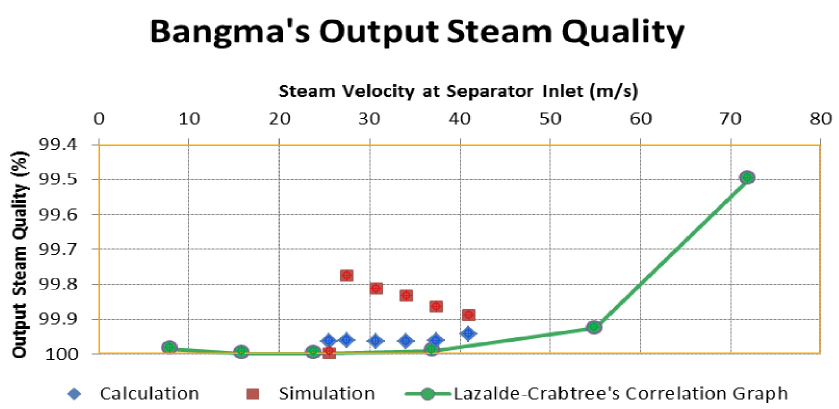
#> input picture PyAnsys/output/graph_digitization/bangma_reference_digitized_overlay.png, 1678 x 818 px (shown at 1/2 size)
$ python digitize_bangma_reference_graph.py --image ../../output/graph_digitization/bangma_reference_digitized_overlay.png
#> lines starting #> are read from the running program, lines starting #| are printed output that depends on the picture
#!/usr/bin/env python3
"""Digitise Bangma-style steam-quality graph markers from a screenshot.

This is intentionally narrow and repeatable: it detects the plot grid, extracts
the blue diamonds, red squares, and green correlation markers, then converts
marker centres from pixels to graph coordinates.
"""

from __future__ import annotations

import argparse
import csv
import os
from dataclasses import dataclass
from pathlib import Path

import numpy as np
from PIL import Image, ImageDraw


REPO_ROOT = Path(__file__).resolve().parents[2]
DEFAULT_IMAGE = Path("/Users/andy/Desktop/Screenshot 2026-06-13 at 12.17.40\u202fPM.jpg")
DEFAULT_OUTPUT_DIR = REPO_ROOT / "output" / "graph_digitization"
DEFAULT_POINTS_CSV = DEFAULT_OUTPUT_DIR / "bangma_reference_digitized_points.csv"
DEFAULT_FILTERED_CSV = DEFAULT_OUTPUT_DIR / "bangma_reference_digitized_points_y99p7_to_100.csv"
DEFAULT_OVERLAY = DEFAULT_OUTPUT_DIR / "bangma_reference_digitized_overlay.png"


@dataclass(frozen=True)
class PlotBox:
    x_left_px: float
    x_right_px: float
    y_top_px: float
    y_bottom_px: float


@dataclass(frozen=True)
class DigitizedPoint:
    series: str
    color: str
    x_mps: float
    steam_quality_pct: float
    pixel_x: float
    pixel_y: float
    component_area_px: int


def build_parser() -> argparse.ArgumentParser:
    parser = argparse.ArgumentParser(description="Digitise a Bangma-style graph screenshot.")
    parser.add_argument("--image", default=str(DEFAULT_IMAGE), help="Input graph screenshot.")
    parser.add_argument("--output-csv", default=str(DEFAULT_POINTS_CSV), help="All extracted points CSV.")
    parser.add_argument(
        "--filtered-output-csv",
        default=str(DEFAULT_FILTERED_CSV),
        help="CSV filtered to --filter-y-min/--filter-y-max. Use empty string to skip.",
    )
    parser.add_argument("--overlay", default=str(DEFAULT_OVERLAY), help="QA overlay image path.")
    parser.add_argument("--x-min", type=float, default=0.0)
    parser.add_argument("--x-max", type=float, default=80.0)
    parser.add_argument(
        "--y-top",
        type=float,
        default=99.4,
        help="Steam-quality value at the top visible horizontal gridline.",
    )
    parser.add_argument(
        "--y-bottom",
        type=float,
        default=100.0,
        help="Steam-quality value at the bottom visible horizontal gridline.",
    )
    parser.add_argument("--filter-y-min", type=float, default=99.7)
    parser.add_argument("--filter-y-max", type=float, default=100.0)
    return parser


def group_indices(indices: np.ndarray, *, max_gap: int = 2) -> list[tuple[int, int]]:
    if len(indices) == 0:
        return []
    groups: list[tuple[int, int]] = []
    start = previous = int(indices[0])
    for value in indices[1:]:
        value = int(value)
        if value - previous > max_gap:
            groups.append((start, previous))
            start = value
        previous = value
    groups.append((start, previous))
    return groups


def detect_plot_box(rgb: np.ndarray) -> PlotBox:
    height, width, _channels = rgb.shape
    x_start = max(0, int(width * 0.08))
    x_stop = min(width, int(width * 0.99))
    y_start = max(0, int(height * 0.28))
    y_stop = min(height, int(height * 0.90))

    roi = rgb[y_start:y_stop, x_start:x_stop].astype(int)
    mean = roi.mean(axis=2)
    spread = roi.max(axis=2) - roi.min(axis=2)
    gray_grid = (spread < 18) & (mean > 70) & (mean < 210)

    col_counts = gray_grid.sum(axis=0)
    row_counts = gray_grid.sum(axis=1)
    vertical_groups = group_indices(np.where(col_counts >= 120)[0])
    horizontal_groups = group_indices(np.where(row_counts >= 700)[0])

    if len(vertical_groups) < 2 or len(horizontal_groups) < 2:
        raise RuntimeError(
            f"Could not detect plot grid: {len(vertical_groups)} vertical, "
            f"{len(horizontal_groups)} horizontal lines"
        )

    x_left = x_start + sum(vertical_groups[0]) / 2.0
    x_right = x_start + sum(vertical_groups[-1]) / 2.0
    y_top = y_start + sum(horizontal_groups[0]) / 2.0
    y_bottom = y_start + sum(horizontal_groups[-1]) / 2.0
    return PlotBox(x_left_px=x_left, x_right_px=x_right, y_top_px=y_top, y_bottom_px=y_bottom)


def connected_components(mask: np.ndarray, min_area: int) -> list[np.ndarray]:
    height, width = mask.shape
    seen = np.zeros_like(mask, dtype=bool)
    components: list[np.ndarray] = []

    for start_y, start_x in zip(*np.where(mask)):
        if seen[start_y, start_x]:
            continue

        stack = [(int(start_y), int(start_x))]
        seen[start_y, start_x] = True
        points: list[tuple[int, int]] = []
        while stack:
            y, x = stack.pop()
            points.append((y, x))
            for dy in (-1, 0, 1):
                for dx in (-1, 0, 1):
                    if dy == 0 and dx == 0:
                        continue
                    ny = y + dy
                    nx = x + dx
                    if (
                        0 <= ny < height
                        and 0 <= nx < width
                        and mask[ny, nx]
                        and not seen[ny, nx]
                    ):
                        seen[ny, nx] = True
                        stack.append((ny, nx))

        if len(points) >= min_area:
            components.append(np.array(points, dtype=float))

    return components


def split_blue_component(component: np.ndarray) -> list[np.ndarray]:
    x_min = int(component[:, 1].min())
    x_max = int(component[:, 1].max())
    width = x_max - x_min + 1
    if width <= 45:
        return [component]

    y_min = int(component[:, 0].min())
    y_max = int(component[:, 0].max())
    submask = np.zeros((y_max - y_min + 1, width), dtype=bool)
    submask[(component[:, 0] - y_min).astype(int), (component[:, 1] - x_min).astype(int)] = True
    projection = submask.sum(axis=0)
    low_columns = np.where((projection > 0) & (projection <= max(5, projection.max() * 0.2)))[0]
    low_groups = [group for group in group_indices(low_columns, max_gap=1) if group[1] - group[0] >= 2]
    if not low_groups:
        return [component]

    split_group = max(low_groups, key=lambda group: group[1] - group[0])
    split_x = x_min + sum(split_group) / 2.0
    left = component[component[:, 1] < split_x]
    right = component[component[:, 1] >= split_x]
    if len(left) < 100 or len(right) < 100:
        return [component]
    return [left, right]


def component_center(component: np.ndarray, crop_x: int, crop_y: int) -> tuple[float, float, int]:
    return (
        float(component[:, 1].mean() + crop_x),
        float(component[:, 0].mean() + crop_y),
        int(len(component)),
    )


def pixel_to_data(
    pixel_x: float,
    pixel_y: float,
    box: PlotBox,
    *,
    x_min: float,
    x_max: float,
    y_top: float,
    y_bottom: float,
) -> tuple[float, float]:
    x_value = x_min + (pixel_x - box.x_left_px) / (box.x_right_px - box.x_left_px) * (x_max - x_min)
    y_value = y_top + (pixel_y - box.y_top_px) / (box.y_bottom_px - box.y_top_px) * (y_bottom - y_top)
    return x_value, y_value


def extract_points(rgb: np.ndarray, box: PlotBox, args: argparse.Namespace) -> list[DigitizedPoint]:
    crop_x = int(round(box.x_left_px))
    crop_y = int(round(box.y_top_px))
    crop = rgb[crop_y : int(round(box.y_bottom_px)) + 1, crop_x : int(round(box.x_right_px)) + 1]
    red = crop[:, :, 0].astype(int)
    green = crop[:, :, 1].astype(int)
    blue = crop[:, :, 2].astype(int)

    masks = {
        "Calculation": (
            "blue",
            (blue > 100) & (blue > red + 35) & (blue > green + 10) & (red < 140) & (green < 170),
            100,
        ),
        "Simulation": (
            "red",
            (red > 120) & (red > green + 35) & (red > blue + 35) & (green < 150) & (blue < 150),
            180,
        ),
        "Lazalde-Crabtree Correlation": (
            "green",
            (green > 110) & (green > red + 25) & (green > blue + 15) & (red < 100) & (blue < 180),
            200,
        ),
    }

    extracted: list[DigitizedPoint] = []
    for series, (color, mask, min_area) in masks.items():
        components = connected_components(mask, min_area=min_area)
        if series == "Calculation":
            split_components: list[np.ndarray] = []
            for component in components:
                split_components.extend(split_blue_component(component))
            components = split_components

        for component in components:
            width = component[:, 1].max() - component[:, 1].min() + 1
            height = component[:, 0].max() - component[:, 0].min() + 1
            if series in ("Simulation", "Lazalde-Crabtree Correlation") and (width > 38 or height > 38):
                continue
            if series == "Calculation" and (width > 42 or height > 45):
                continue

            pixel_x, pixel_y, area = component_center(component, crop_x, crop_y)
            x_value, y_value = pixel_to_data(
                pixel_x,
                pixel_y,
                box,
                x_min=args.x_min,
                x_max=args.x_max,
                y_top=args.y_top,
                y_bottom=args.y_bottom,
            )
            extracted.append(
                DigitizedPoint(
                    series=series,
                    color=color,
                    x_mps=x_value,
                    steam_quality_pct=y_value,
                    pixel_x=pixel_x,
                    pixel_y=pixel_y,
                    component_area_px=area,
                )
            )

    return sorted(extracted, key=lambda point: (point.series, point.x_mps))


def write_points_csv(path: Path, points: list[DigitizedPoint]) -> None:
    path.parent.mkdir(parents=True, exist_ok=True)
    with path.open("w", newline="", encoding="utf-8") as handle:
        writer = csv.DictWriter(
            handle,
            fieldnames=(
                "series",
                "color",
                "x_mps",
                "steam_quality_pct",
                "pixel_x",
                "pixel_y",
                "component_area_px",
            ),
        )
        writer.writeheader()
        for point in points:
            writer.writerow(
                {
                    "series": point.series,
                    "color": point.color,
                    "x_mps": f"{point.x_mps:.4f}",
                    "steam_quality_pct": f"{point.steam_quality_pct:.4f}",
                    "pixel_x": f"{point.pixel_x:.2f}",
                    "pixel_y": f"{point.pixel_y:.2f}",
                    "component_area_px": point.component_area_px,
                }
            )


def write_overlay(image: Image.Image, box: PlotBox, points: list[DigitizedPoint], path: Path) -> None:
    path.parent.mkdir(parents=True, exist_ok=True)
    overlay = image.convert("RGB").copy()
    draw = ImageDraw.Draw(overlay)
    draw.rectangle(
        [(box.x_left_px, box.y_top_px), (box.x_right_px, box.y_bottom_px)],
        outline=(255, 165, 0),
        width=3,
    )
    colors = {
        "blue": (30, 90, 220),
        "red": (220, 30, 30),
        "green": (0, 170, 70),
    }
    for point in points:
        radius = 8
        fill = colors[point.color]
        draw.ellipse(
            [
                (point.pixel_x - radius, point.pixel_y - radius),
                (point.pixel_x + radius, point.pixel_y + radius),
            ],
            outline=fill,
            width=4,
        )
        draw.line(
            [(point.pixel_x - 11, point.pixel_y), (point.pixel_x + 11, point.pixel_y)],
            fill=fill,
            width=2,
        )
        draw.line(
            [(point.pixel_x, point.pixel_y - 11), (point.pixel_x, point.pixel_y + 11)],
            fill=fill,
            width=2,
        )
    overlay.save(path)


def main() -> int:
    args = build_parser().parse_args()
    image_path = Path(args.image).expanduser().resolve()
    image = Image.open(image_path).convert("RGB")
#> image is the input picture: PIL image 1678x818 RGB; mean R, G, B 242.6, 242.6, 240.9
    rgb = np.array(image)
    box = detect_plot_box(rgb)
#> in detect_plot_box, `mean = roi.mean(axis=2)`:
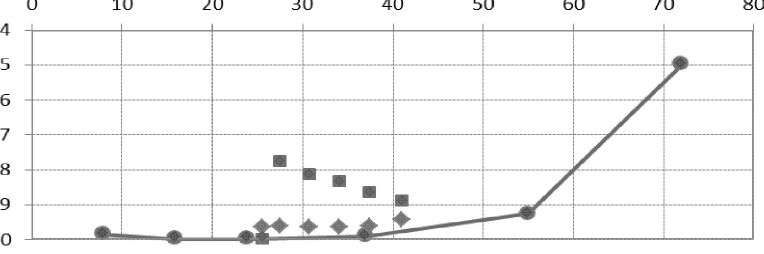
#> mean: shape (507, 1527) float64 (shown at 1/2 size); min 0, max 255, mean 246
#> in detect_plot_box, `spread = roi.max(axis=2) - roi.min(axis=2)`:
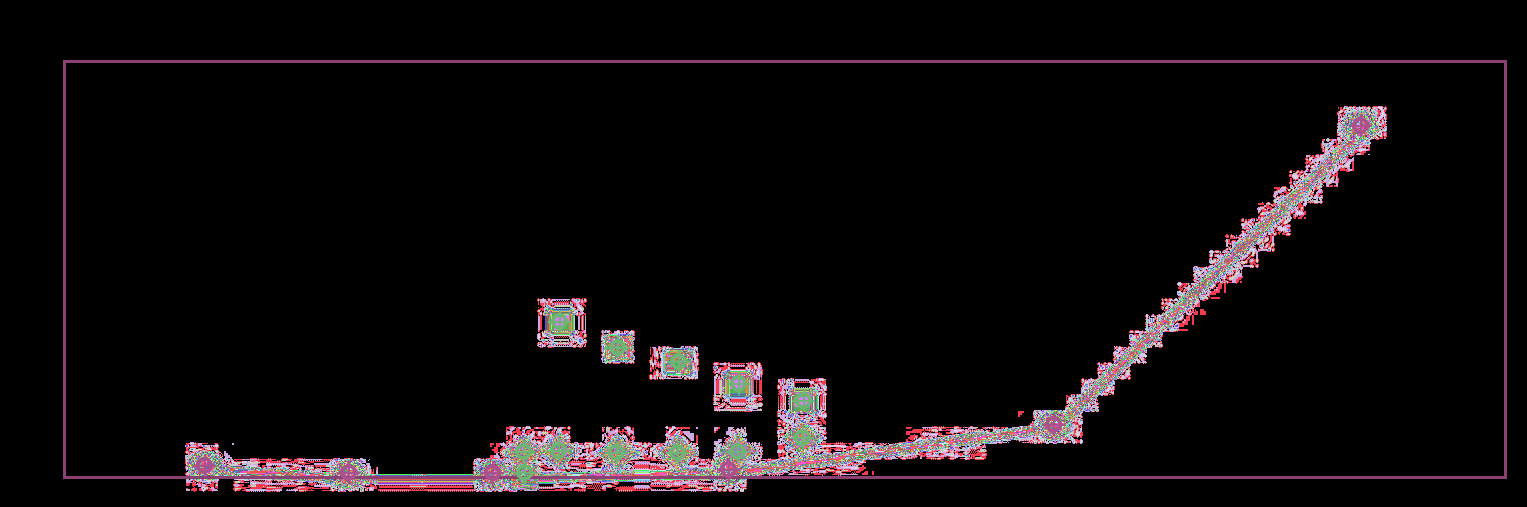
#> spread: shape (507, 1527) int64; 128 distinct labels, from 0 to 255; one colour per label, 0 black
#> in detect_plot_box, `gray_grid = (spread < 18) & (mean > 70) & (mean < 210)`:
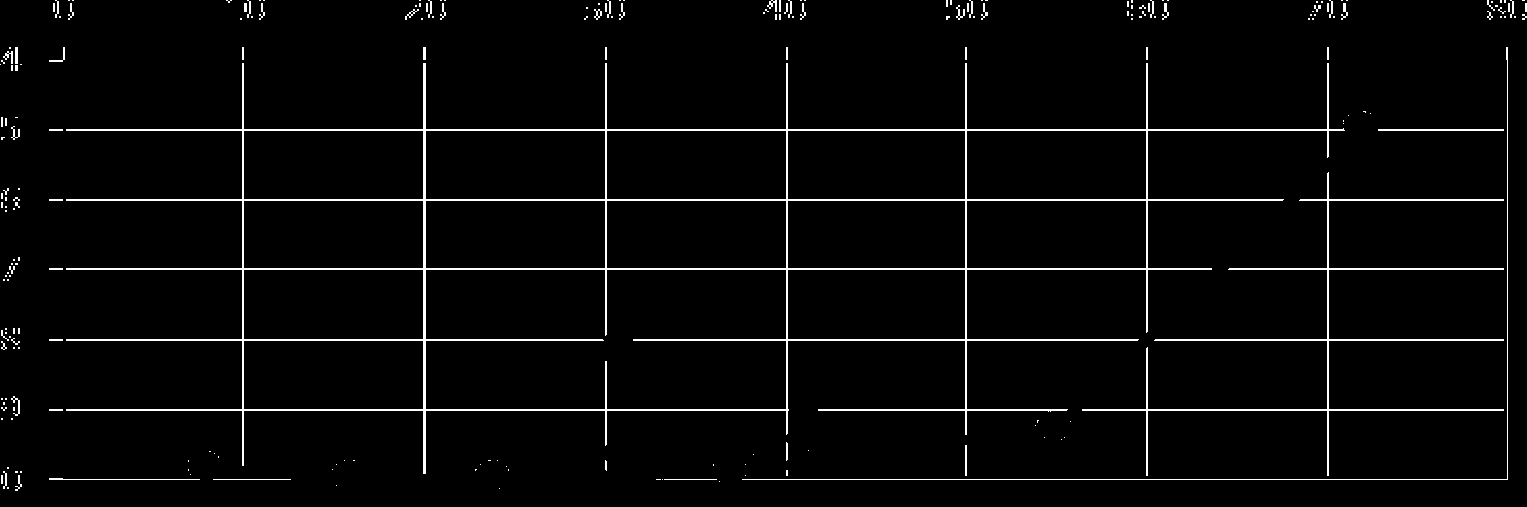
#> gray_grid: shape (507, 1527) bool; 3.1% white in thin lines or dots
#> in detect_plot_box, `col_counts = gray_grid.sum(axis=0)`: col_counts = 1527 values, max 433 at index 1507, min 0 at index 22, mean 15.74
#> in detect_plot_box, `row_counts = gray_grid.sum(axis=1)`: row_counts = 507 values, max 1443 at index 199, min 0 at index 20, mean 47.42
#> in group_indices, `start = previous = int(indices[0])`: start = 242
#> the loop in group_indices, `for value in indices[1:]:` made 15 passes
#> (value, start, previous) on passes 2, 5, 7, 9, 11, 13, 15: (423, 423, 423), (605, 605, 605), (786, 786, 786), (965, 965, 965), (1146, 1146, 1146), (1327, 1327, 1327), (1507, 1507, 1507)
#> after the loop in group_indices, `for value in indices[1:]:`: groups = [(242, 243), (423, 425), (605, 606), (786, 787), (965, 966), (1146, 1147), (1327, 1328)]
#> in detect_plot_box, `vertical_groups = group_indices(np.where(col_counts >= 120)[0])`: vertical_groups = [(242, 243), (423, 425), (605, 606), (786, 787), (965, 966), (1146, 1147), (1327, 1328), (1507, 1507)]
#> the loop in group_indices (call 2), `for value in indices[1:]:` made 10 passes
#> (value, start, previous) on passes 2, 4, 6, 8, 10: (199, 199, 199), (268, 268, 268), (339, 339, 339), (409, 409, 409), (479, 479, 479)
#> in detect_plot_box, `horizontal_groups = group_indices(np.where(row_counts >= 700)[0])`: horizontal_groups = [(129, 130), (199, 200), (268, 269), (339, 340), (409, 410), (479, 479)]
#> in detect_plot_box, `x_left = x_start + sum(vertical_groups[0]) / 2.0`: x_left = 376.5
#> in detect_plot_box, `x_right = x_start + sum(vertical_groups[-1]) / 2.0`: x_right = 1641
#> in detect_plot_box, `y_top = y_start + sum(horizontal_groups[0]) / 2.0`: y_top = 358.5
#> in detect_plot_box, `y_bottom = y_start + sum(horizontal_groups[-1]) / 2.0`: y_bottom = 708
    points = extract_points(rgb, box, args)
#> in extract_points, `crop = rgb[crop_y : int(round(box.y_bottom_px)) + 1, crop_x : int(roun..`:
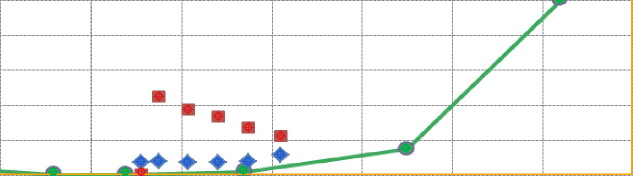
#> crop: shape (351, 1266, 3) (shown at 1/2 size); mean R, G, B 244.9, 245.5, 242.9
#> in extract_points, `green = crop[:, :, 1].astype(int)`:
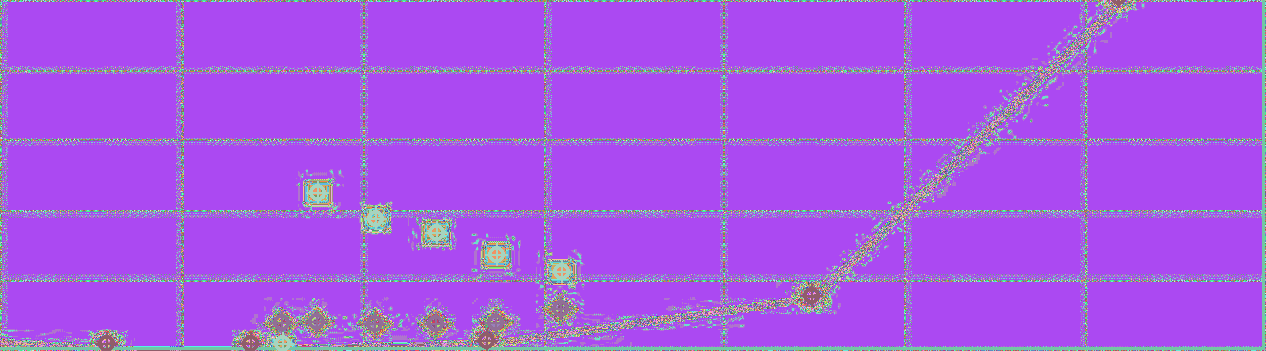
#> green: shape (351, 1266) int64; 182 distinct labels, from 30 to 255; one colour per label, 0 black
#> in extract_points, `blue = crop[:, :, 2].astype(int)`:
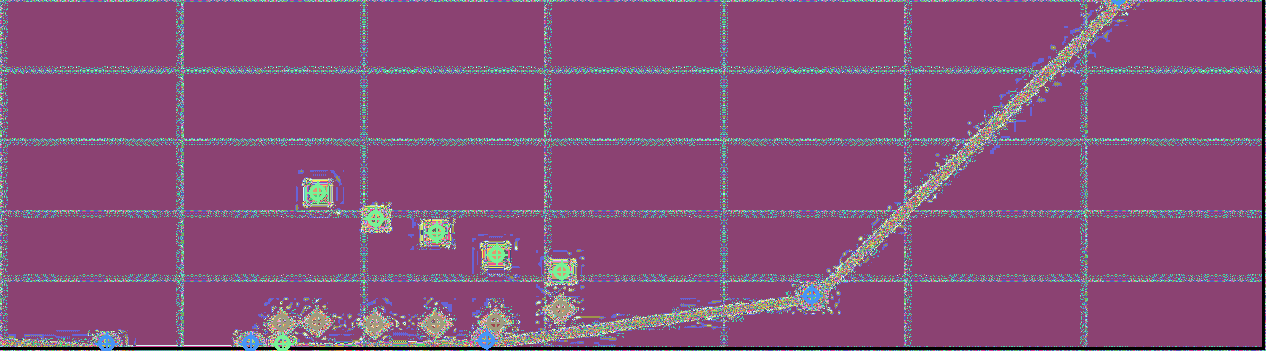
#> blue: shape (351, 1266) int64; 191 distinct labels, from 0 to 255; one colour per label, 0 black
#> the loop in extract_points, `for series, (color, mask, min_area) in masks.items():` made 3 passes
#> after the loop in extract_points, `for series, (color, mask, min_area) in masks.items():`: extracted = 16 items
#> points = 16 items

    output_csv = Path(args.output_csv).expanduser().resolve()
    write_points_csv(output_csv, points)
#> the loop in write_points_csv, `for point in points:` made 16 passes

    if args.filtered_output_csv:
        filtered = [
            point
            for point in points
            if args.filter_y_min <= point.steam_quality_pct <= args.filter_y_max
        ]
#> filtered = 16 items
        write_points_csv(Path(args.filtered_output_csv).expanduser().resolve(), filtered)
#> the loop in write_points_csv (call 2), `for point in points:` made 16 passes
    else:
        filtered = []

    overlay_path = Path(args.overlay).expanduser().resolve()
    write_overlay(image, box, points, overlay_path)
#> the loop in write_overlay, `for point in points:` made 16 passes
#> fill on passes 1 to 8: (30, 90, 220), (30, 90, 220), (30, 90, 220), (30, 90, 220), (30, 90, 220), (30, 90, 220), (0, 170, 70), (0, 170, 70)
#> in write_overlay, `overlay.save(path)`:
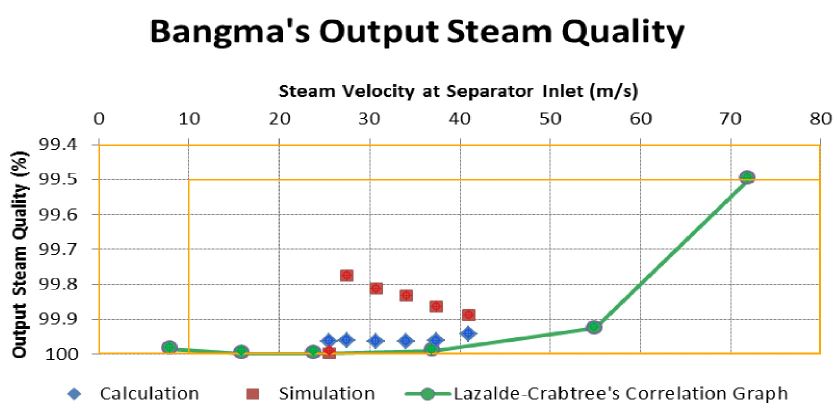
#> saved as bangma_reference_digitized_overlay.png: PIL image 1678x818 RGB (shown at 1/2 size); mean R, G, B 243, 242.5, 240

    print(
        "plot_box: "
        f"x={box.x_left_px:.1f}-{box.x_right_px:.1f}, "
        f"y={box.y_top_px:.1f}-{box.y_bottom_px:.1f}"
    )
#| plot_box: x=376.5-1641.0, y=358.5-708.0
    print(f"points_total: {len(points)}")
#| points_total: 16
    print(f"points_filtered_{args.filter_y_min:g}_to_{args.filter_y_max:g}: {len(filtered)}")
#| points_filtered_99.7_to_100: 16
    print(f"wrote_csv: {output_csv}")
    if args.filtered_output_csv:
        print(f"wrote_filtered_csv: {Path(args.filtered_output_csv).expanduser().resolve()}")
    print(f"wrote_overlay: {overlay_path}")
    return 0


if __name__ == "__main__":
    raise SystemExit(main())
#> (the program exits here)
